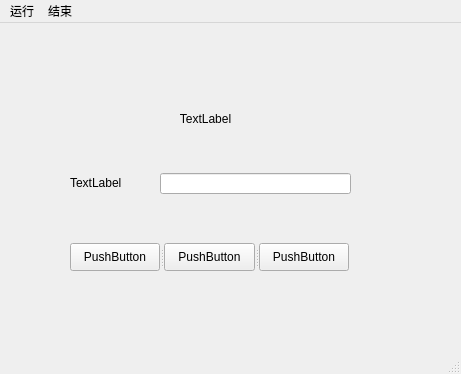
<?xml version="1.0" encoding="UTF-8"?>
<ui version="4.0">
 <class>MainWindow</class>
 <widget class="QMainWindow" name="MainWindow">
  <property name="geometry">
   <rect>
    <x>0</x>
    <y>0</y>
    <width>461</width>
    <height>374</height>
   </rect>
  </property>
  <property name="windowTitle">
   <string>MainWindow</string>
  </property>
  <widget class="QWidget" name="centralwidget">
   <widget class="QLabel" name="label">
    <property name="geometry">
     <rect>
      <x>140</x>
      <y>80</y>
      <width>131</width>
      <height>31</height>
     </rect>
    </property>
    <property name="text">
     <string>TextLabel</string>
    </property>
    <property name="alignment">
     <set>Qt::AlignCenter</set>
    </property>
   </widget>
   <widget class="QLabel" name="label_2">
    <property name="geometry">
     <rect>
      <x>70</x>
      <y>150</y>
      <width>69</width>
      <height>19</height>
     </rect>
    </property>
    <property name="text">
     <string>TextLabel</string>
    </property>
   </widget>
   <widget class="QLineEdit" name="lineEdit">
    <property name="geometry">
     <rect>
      <x>160</x>
      <y>150</y>
      <width>191</width>
      <height>21</height>
     </rect>
    </property>
   </widget>
   <widget class="QSplitter" name="splitter">
    <property name="geometry">
     <rect>
      <x>70</x>
      <y>220</y>
      <width>279</width>
      <height>28</height>
     </rect>
    </property>
    <property name="orientation">
     <enum>Qt::Horizontal</enum>
    </property>
    <widget class="QPushButton" name="pushButton_3">
     <property name="text">
      <string>PushButton</string>
     </property>
    </widget>
    <widget class="QPushButton" name="pushButton_2">
     <property name="text">
      <string>PushButton</string>
     </property>
    </widget>
    <widget class="QPushButton" name="pushButton">
     <property name="text">
      <string>PushButton</string>
     </property>
    </widget>
   </widget>
  </widget>
  <widget class="QMenuBar" name="menubar">
   <property name="geometry">
    <rect>
     <x>0</x>
     <y>0</y>
     <width>461</width>
     <height>25</height>
    </rect>
   </property>
   <widget class="QMenu" name="menu">
    <property name="title">
     <string>运行</string>
    </property>
    <addaction name="separator"/>
   </widget>
   <widget class="QMenu" name="menu_2">
    <property name="title">
     <string>结束</string>
    </property>
   </widget>
   <addaction name="menu"/>
   <addaction name="menu_2"/>
  </widget>
  <widget class="QStatusBar" name="statusbar"/>
 </widget>
 <resources/>
 <connections/>
</ui>
